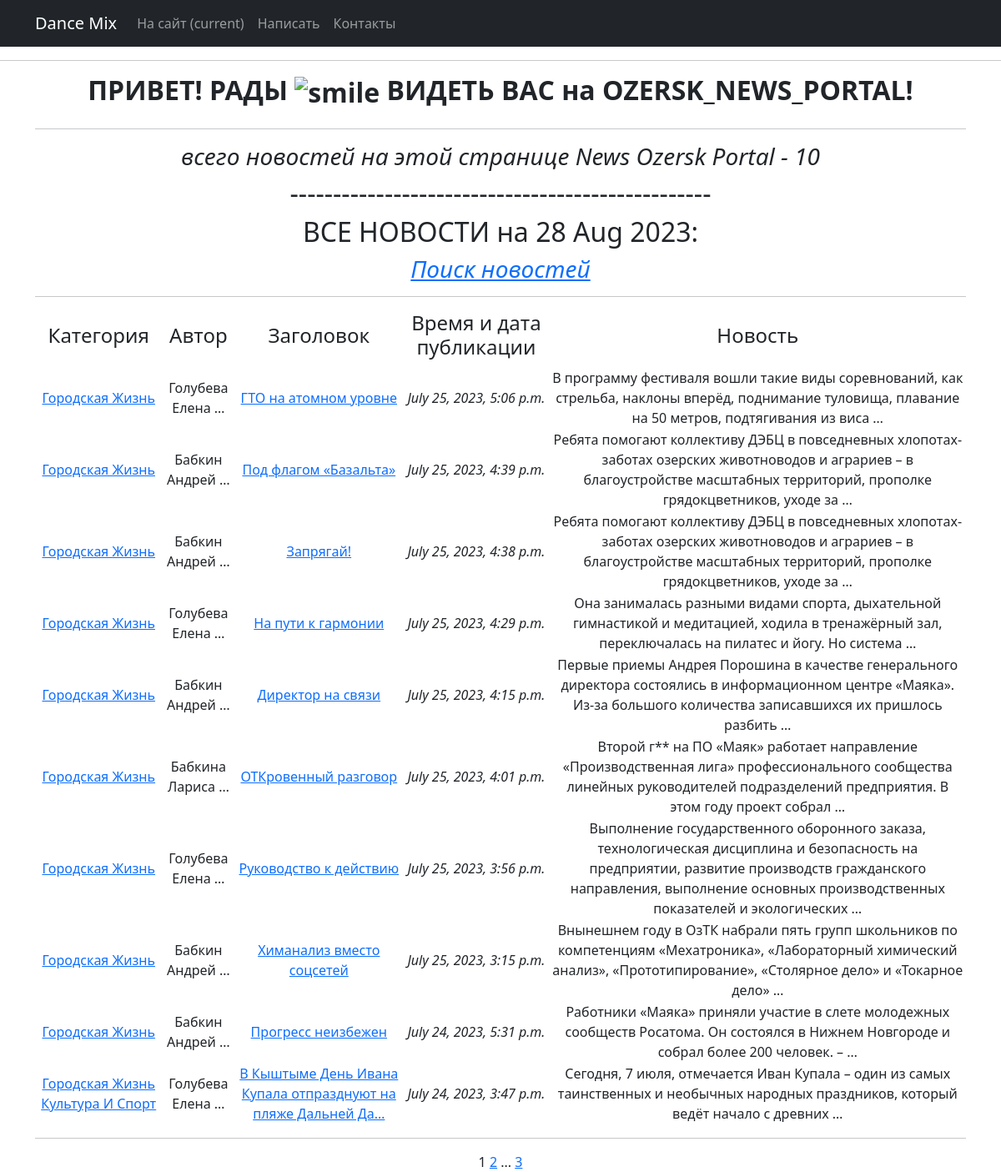
Page /news/ on the committed database.
### News_from_Ozersk/models.py (models this page shows, shortened)
class Category(models.Model):                            # Категория, к которой будет привязываться новость
    name = models.CharField(max_length=100, unique=True) # названия категорий тоже не должны повторяться
    subscribers =  models.ManyToManyField(User, related_name ='categories')
    def __str__(self):
        return self.name.title()

class New(models.Model):         # Новости для нашей витрины
    ARTICLE = 'AR'
    NEWS = 'NE'
    TYPE = [
        (ARTICLE, 'Статья'),
        (NEWS, 'Новость'),
    ]
    post_type = models.CharField(
        max_length=2,
        choices=TYPE,
        default=NEWS,
    )
    name = models.CharField(
        max_length=64,
        unique=True,              # названия новостей не должны повторяться
    )
    time_in = models.DateTimeField(auto_now_add=True)
    textPost = models.TextField()
    author = models.ForeignKey(Author1, on_delete=models.CASCADE)
    category = models.ManyToManyField(Category, through='NewCategory')

class Author1(models.Model):
    name = models.CharField(max_length=100)
    def __str__(self):
       return self.name.title()

### News_from_Ozersk/views.py (the view)
# urls.py: path('news/', cache_page(30)(NewsList.as_view()), name='new_list'),
class NewsList(ListView):
    model = New                      # Указываем модель, объекты которой мы будем выводить
    ordering = '-time_in'            # Поле, которое будет использоваться для сортировки объектов
    template_name = 'news.html'      # Указываем имя шаблона, в котором будут все инструкции о том,
    context_object_name = 'news'     # Это имя списка, в котором будут лежать все объекты.
    paginate_by = 10                  # вот так мы можем указать количество записей на странице
    def get_queryset(self):
        queryset = super().get_queryset()
        self.filterset = NewFilter(self.request.GET, queryset)
        return self.filterset.qs
    def get_context_data(self, **kwargs):
        context = super().get_context_data(**kwargs)
        context['filterset'] = self.filterset
        context['time_now'] = datetime.utcnow()
        return context

### News_from_Ozersk/templatetags/custom_filters.py (called while the page is built)
@register.filter()
def censor(value):
   stop_list = ['погода', 'бал', 'год']
   post_list = value.split()
   post_clean = []
   for clean in post_list:
      if clean in stop_list:
         clean = clean[0]+'*'*(len(clean)-1)
         post_clean.append(clean)
      else:
         post_clean.append(clean)
   return f'{" ".join(post_clean)}'

### News_from_Ozersk/templatetags/custom_tags.py (called while the page is built)
@register.simple_tag(takes_context=True)
def url_replace(context, **kwargs):
   d = context['request'].GET.copy()
   for k, v in kwargs.items():
       d[k] = v
   return d.urlencode()

### templates/news.html (shortened to what this page needs)
{% extends 'flatpages/default.html' %}
{% load custom_filters %}
{% load custom_tags %}
{% block content %}
    <hr>
    <i><h3>всего новостей на этой странице News Ozersk Portal - {{ news|length }} </h3></i>
    <h2>-------------------------------------------------</h2>
    <h2>ВСЕ НОВОСТИ на {{ time_now|date:'d M Y' }}:</h2>
    <h3><em><a href="http://127.0.0.1:8000/news/search/">Поиск новостей</a></em></h3>
   <hr>
   {% if news %}
       <table>
           <tr>
               <td><h4>Категория</h4></td>
               <td><h4>Автор</h4></td>
               <td><h4>Заголовок</h4></td>
               <td><h4>Время и дата публикации</h4></td>
               <td><h4>Новость</h4></td>
           </tr>
           {% for new in news %}
           <tr>
               <td>
                   {% for category in new.category.all %}
                       <a href="{% url 'new_category' category.id %}">{{ category|truncatewords:5 }}</a>
                   {% endfor %}
               </td>
               <td>{{ new.author|truncatewords:2 }}</td>
               <td><a href="{% url 'new_detail' new.id %}">{{ new.name|censor|truncatechars:60 }}</a></td>
               <td><i>{{ new.time_in }}</i></td>
               <td>{{ new.textPost|censor|truncatewords:20 }}</td>
           </tr>
           {% endfor %}
       </table>
    <hr>
   {% else %}
       <h2>СЕГОДНЯ ХОРОШИЙ ДЕНЬ - НОВОСТЕЙ НЕТ!</h2>
   {% endif %}
   {{ page_obj.number }}
   {% if page_obj.has_next %}
       <a href="?{% url_replace page=page_obj.next_page_number %}">{{ page_obj.next_page_number }}</a>
       {% if paginator.num_pages != page_obj.next_page_number %}
           ...
           <a href="?{% url_replace page=page_obj.paginator.num_pages %}">{{ page_obj.paginator.num_pages }}</a>
       {% endif %}
   {% endif %}
{% endblock content %}

### rows in the picture
New: author "Голубева Елена …", name|censor "ГТО на атомном уровне", time_in "July 25, 2023, 5:06 p.m.", textPost|censor "В программу фестиваля вошли такие виды соревнований, как стрельба, наклоны вперёд, поднимание туловища, плавание на 50 метров, подтягивания из виса …"
Category: name "Городская Жизнь"
New: author "Бабкин Андрей …", name|censor "Под флагом «Базальта»", time_in "July 25, 2023, 4:39 p.m.", textPost|censor "Ребята помогают коллективу ДЭБЦ в повседневных хлопотах-заботах озерских животноводов и аграриев – в благоустройстве масштабных территорий, прополке грядокцветников, уходе за …"
New: author "Бабкин Андрей …", name|censor "Запрягай!", time_in "July 25, 2023, 4:38 p.m.", textPost|censor "Ребята помогают коллективу ДЭБЦ в повседневных хлопотах-заботах озерских животноводов и аграриев – в благоустройстве масштабных территорий, прополке грядокцветников, уходе за …"
New: author "Голубева Елена …", name|censor "На пути к гармонии", time_in "July 25, 2023, 4:29 p.m.", textPost|censor "Она занималась разными видами спорта, дыхательной гимнастикой и медитацией, ходила в тренажёрный зал, переключалась на пилатес и йогу. Но система …"
New: author "Бабкин Андрей …", name|censor "Директор на связи", time_in "July 25, 2023, 4:15 p.m.", textPost|censor "Первые приемы Андрея Порошина в качестве генерального директора состоялись в информационном центре «Маяка». Из-за большого количества записавшихся их пришлось разбить …"
New: author "Бабкина Лариса …", name|censor "ОТКровенный разговор", time_in "July 25, 2023, 4:01 p.m.", textPost|censor "Второй г** на ПО «Маяк» работает направление «Производственная лига» профессионального сообщества линейных руководителей подразделений предприятия. В этом году проект собрал …"
New: author "Голубева Елена …", name|censor "Руководство к действию", time_in "July 25, 2023, 3:56 p.m.", textPost|censor "Выполнение государственного оборонного заказа, технологическая дисциплина и безопасность на предприятии, развитие производств гражданского направления, выполнение основных производственных показателей и экологических …"
New: author "Бабкин Андрей …", name|censor "Химанализ вместо соцсетей", time_in "July 25, 2023, 3:15 p.m.", textPost|censor "Внынешнем году в ОзТК набрали пять групп школьников по компетенциям «Мехатроника», «Лабораторный химический анализ», «Прототипирование», «Столярное дело» и «Токарное дело» …"
New: author "Бабкин Андрей …", name|censor "Прогресс неизбежен", time_in "July 24, 2023, 5:31 p.m.", textPost|censor "Работники «Маяка» приняли участие в слете молодежных сообществ Росатома. Он состоялся в Нижнем Новгороде и собрал более 200 человек. – …"
New: author "Голубева Елена …", name|censor "В Кыштыме День Ивана Купала отпразднуют на пляже Дальней Да…", time_in "July 24, 2023, 3:47 p.m.", textPost|censor "Сегодня, 7 июля, отмечается Иван Купала – один из самых таинственных и необычных народных праздников, который ведёт начало с древних …"
Category: name "Культура И Спорт"

### other values in the picture
{{ news|length }} "10"
{{ time_now|date:'d M Y' }} "28 Aug 2023"
{{ page_obj.number }} "1"
{{ page_obj.next_page_number }} "2"
{{ page_obj.paginator.num_pages }} "3"
